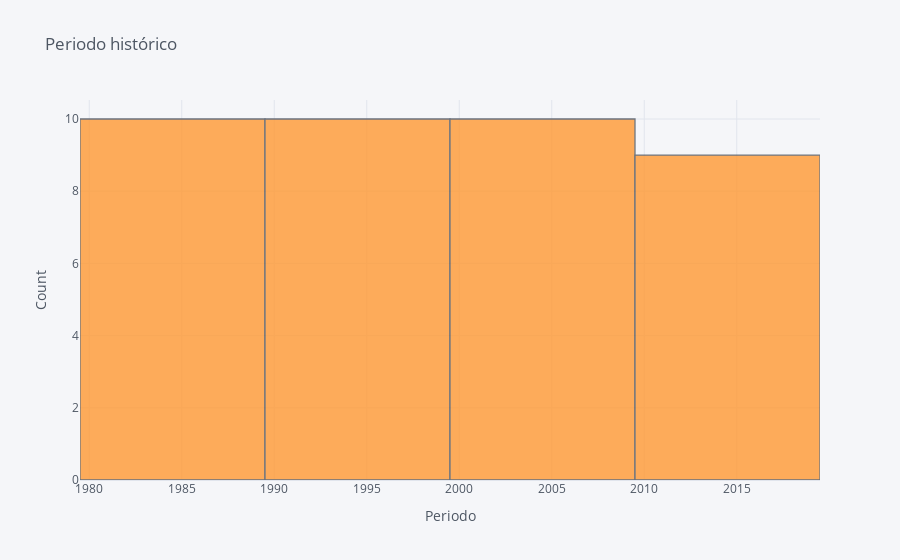

Notebook code cell kept with this figure:
### Code cell
# Cufflinks histogram

dataset['Periodo'].iplot(kind='hist',
                     title='Periodo histórico',
                     yTitle='Count',
                     xTitle='Periodo')

### Figure 1 — Plotly figure (JSON) as saved in the notebook; plotly's stock layout.template omitted (floating-point values rounded to 4 significant figures)
{"data": [{"histfunc": "count", "histnorm": "", "marker": {"color": "rgba(255, 153, 51, 1.0)", "line": {"color": "#4D5663", "width": 1.3}}, "name": "Periodo", "opacity": 0.8, "orientation": "v", "type": "histogram", "x": [1980, 1981, 1982, 1983, 1984, 1985, 1986, 1987, 1988, 1989, 1990, 1991, 1992, 1993, 1994, 1995, 1996, 1997, 1998, 1999, 2000, 2001, 2002, 2003, 2004, 2005, 2006, 2007, 2008, 2009, 2010, 2011, 2012, 2013, 2014, 2015, 2016, 2017, 2018]}], "layout": {"barmode": "overlay", "legend": {"bgcolor": "#F5F6F9", "font": {"color": "#4D5663"}}, "paper_bgcolor": "#F5F6F9", "plot_bgcolor": "#F5F6F9", "title": {"font": {"color": "#4D5663"}, "text": "Periodo histórico"}, "xaxis": {"gridcolor": "#E1E5ED", "showgrid": true, "tickfont": {"color": "#4D5663"}, "title": {"font": {"color": "#4D5663"}, "text": "Periodo"}, "zerolinecolor": "#E1E5ED"}, "yaxis": {"gridcolor": "#E1E5ED", "showgrid": true, "tickfont": {"color": "#4D5663"}, "title": {"font": {"color": "#4D5663"}, "text": "Count"}, "zerolinecolor": "#E1E5ED"}}}
